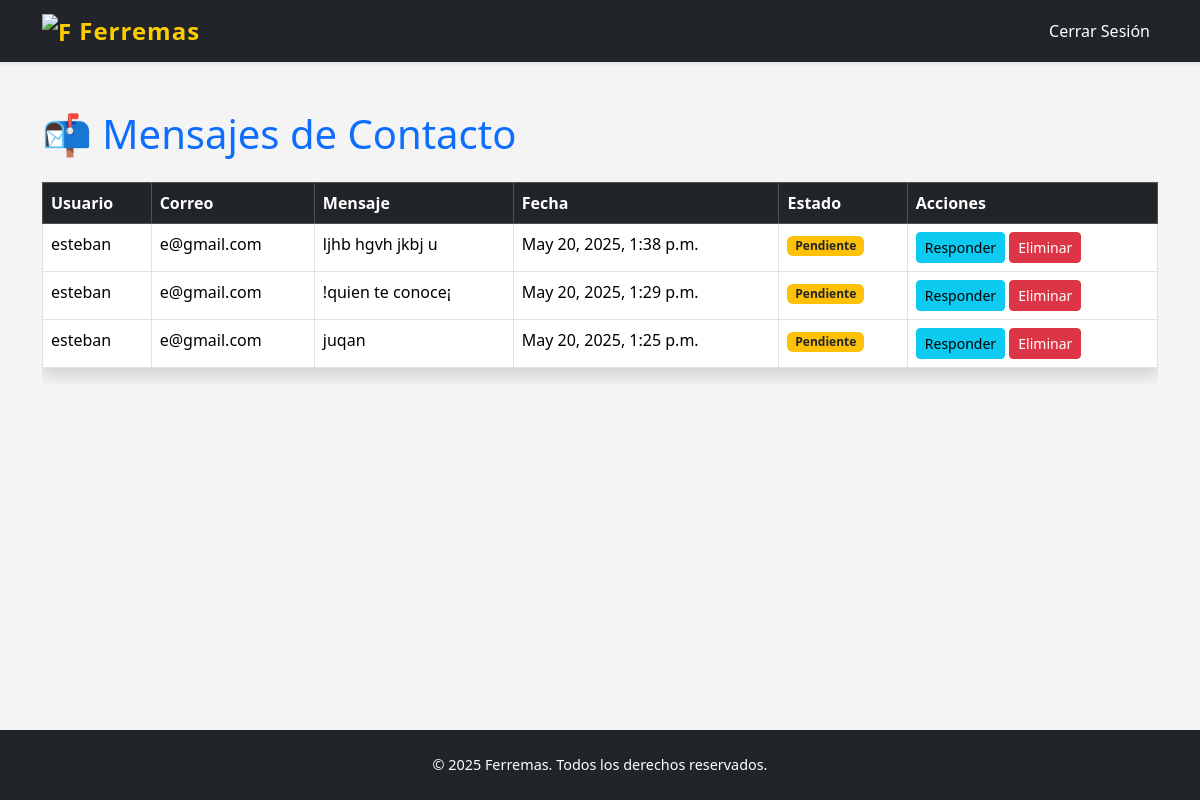
Before: /api/mensajes/ (signed in) with the older database file.
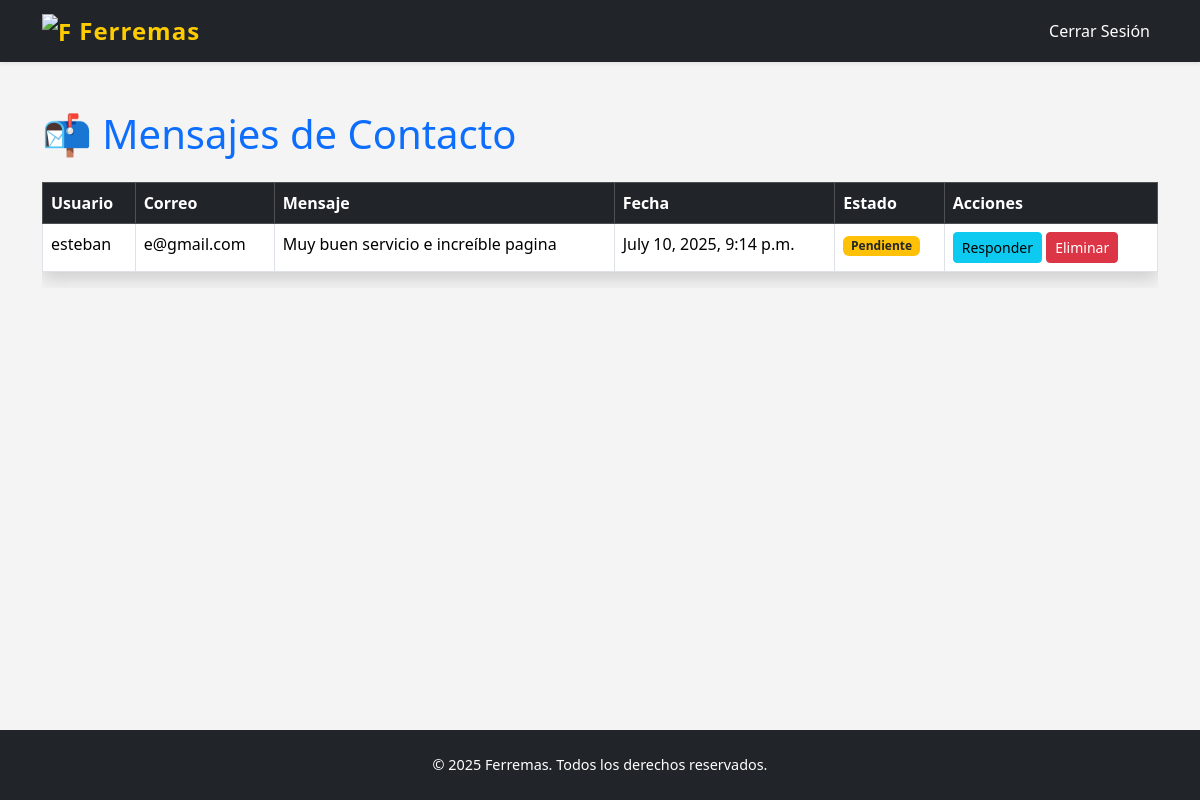
After: the same page with the newer database file.
### ferremas/models.py (models this page shows, shortened)
class MensajeContacto(models.Model):
    TIPO_MENSAJE = [
        ('duda', 'Duda'),
        ('queja', 'Queja'),
        ('sugerencia', 'Sugerencia'),
    ]
    usuario = models.ForeignKey(User, on_delete=models.CASCADE)
    tipo = models.CharField(max_length=20, choices=TIPO_MENSAJE, default='duda')
    mensaje = models.TextField()
    fecha_envio = models.DateTimeField(auto_now_add=True)
    respondido = models.BooleanField(default=False)  # Asegúrate de tener este campo

### ferremas/views.py (the view)
# urls.py: path('mensajes/', views.ver_mensajes, name='ver_mensajes'),
@login_required
def ver_mensajes(request):
    search_query = request.GET.get('search', '')
    usuario_filter = request.GET.get('usuario', '')
    tipo_filter = request.GET.get('tipo', '')
    mensajes = MensajeContacto.objects.all()
    if search_query:
        mensajes = mensajes.filter(
            Q(mensaje__icontains=search_query)
        )
    if usuario_filter:
        mensajes = mensajes.filter(
            Q(usuario__username__icontains=usuario_filter)
        )
    if tipo_filter:
        mensajes = mensajes.filter(tipo=tipo_filter)
    mensajes = mensajes.order_by('-fecha_envio')
    return render(request, 'ferremas/ver_mensajes.html', {
        'mensajes': mensajes,
        'search_query': search_query,
        'usuario_filter': usuario_filter,
        'tipo_filter': tipo_filter,
    })

### ferremas/templates/ferremas/ver_mensajes.html (shortened to what this page needs)
{% load static %}
<!DOCTYPE html>
<html lang="es">
<head>
    <link href="https://cdn.jsdelivr.net/npm/bootstrap@5.3.3/dist/css/bootstrap.min.css" rel="stylesheet">
    <link href="{% static 'css/inicio.css' %}" rel="stylesheet">
</head>
<body class="d-flex flex-column min-vh-100">
    <nav class="navbar navbar-expand-lg navbar-dark bg-dark shadow-sm">
        <div class="container">
            <a class="navbar-brand fw-bold text-warning" href="{% url 'inicio' %}">
                <img src="{% static 'ferremas/logo.png' %}" alt="Ferremas" width="30" height="30"
                    class="d-inline-block align-text-top">
                Ferremas
            </a>
            <div class="collapse navbar-collapse" id="navbarNav">
                <ul class="navbar-nav">
                    <li class="nav-item">
                        <a class="nav-link" href="{% url 'logout' %}">Cerrar Sesión</a>
                    </li>
                </ul>
            </div>
        </div>
    </nav>
    <main class="flex-grow-1">
        <div class="container py-5">
            <h1 class="mb-4 text-primary">📬 Mensajes de Contacto</h1>
            {% if mensajes %}
            <div class="table-responsive">
                <table class="table table-bordered table-hover bg-white shadow">
                    <thead class="table-dark">
                        <tr>
                            <th>Usuario</th>
                            <th>Correo</th>
                            <th>Mensaje</th>
                            <th>Fecha</th>
                            <th>Estado</th>
                            <th>Acciones</th>
                        </tr>
                    </thead>
                    <tbody>
                        {% for mensaje in mensajes %}
                        <tr>
                            <td>{{ mensaje.usuario.username }}</td>
                            <td>{{ mensaje.usuario.email }}</td>
                            <td>{{ mensaje.mensaje }}</td>
                            <td>{{ mensaje.fecha_envio }}</td>
                            <td>
                                {% if mensaje.respondido %}
                                <span class="badge bg-success">Respondido</span>
                                {% else %}
                                <span class="badge bg-warning text-dark">Pendiente</span>
                                {% endif %}
                            </td>
                            <td>
                                <button class="btn btn-info btn-sm" data-bs-toggle="modal"
                                    data-bs-target="#respuestaModal{{ mensaje.id }}">
                                    Responder
                                </button>
                                <form method="post" action="{% url 'eliminar_mensaje' mensaje.id %}"
                                    style="display: inline;">
                                    <button type="submit" class="btn btn-danger btn-sm"
                                        onclick="return confirm('¿Estás seguro de que quieres eliminar este mensaje?')">
                                        Eliminar
                                    </button>
                                </form>
                            </td>
                        </tr>
                        {% endfor %}
                    </tbody>
                </table>
            </div>
            {% else %}
            <div class="alert alert-info">No hay mensajes de contacto.</div>
            {% endif %}
        </div>
    </main>
    <footer class="bg-dark text-white text-center py-4 mt-auto">
        <div class="container">
            <p class="mb-0">&copy; 2025 Ferremas. Todos los derechos reservados.</p>
        </div>
    </footer>
</body>
</html>

Changed rows visible on the page:
removed MensajeContacto: usuario.username "esteban", usuario.email "e@gmail.com", mensaje "ljhb hgvh jkbj u", fecha_envio "May 20, 2025, 1:38 p.m.", respondido "Pendiente"
removed MensajeContacto: usuario.username "esteban", usuario.email "e@gmail.com", mensaje "!quien te conoce¡", fecha_envio "May 20, 2025, 1:29 p.m.", respondido "Pendiente"
removed MensajeContacto: usuario.username "esteban", usuario.email "e@gmail.com", mensaje "juqan", fecha_envio "May 20, 2025, 1:25 p.m.", respondido "Pendiente"
added MensajeContacto: usuario.username "esteban", usuario.email "e@gmail.com", mensaje "Muy buen servicio e increíble pagina", fecha_envio "July 10, 2025, 9:14 p.m.", respondido "Pendiente"
